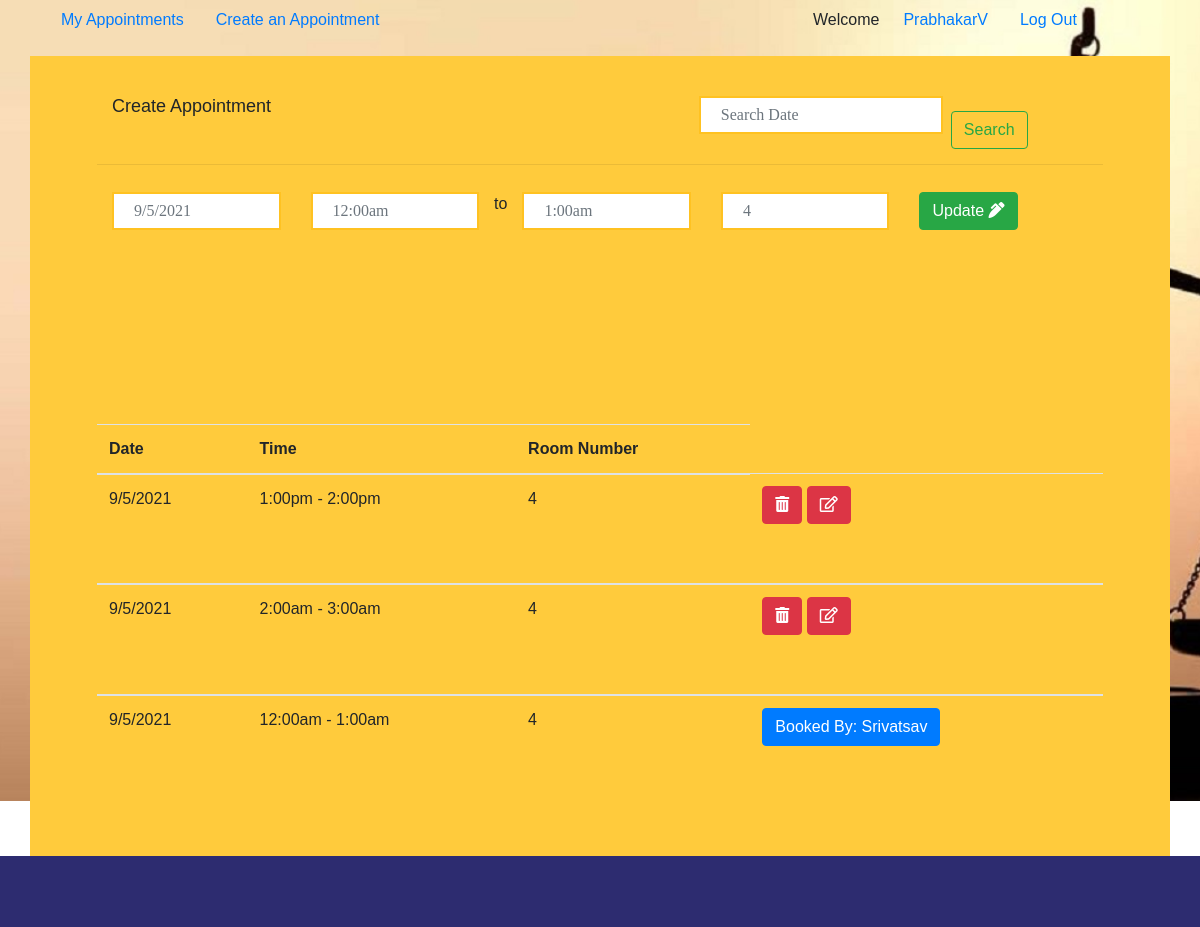
The app's page /teacher/create_appointment/update/42/ (signed in), older data.
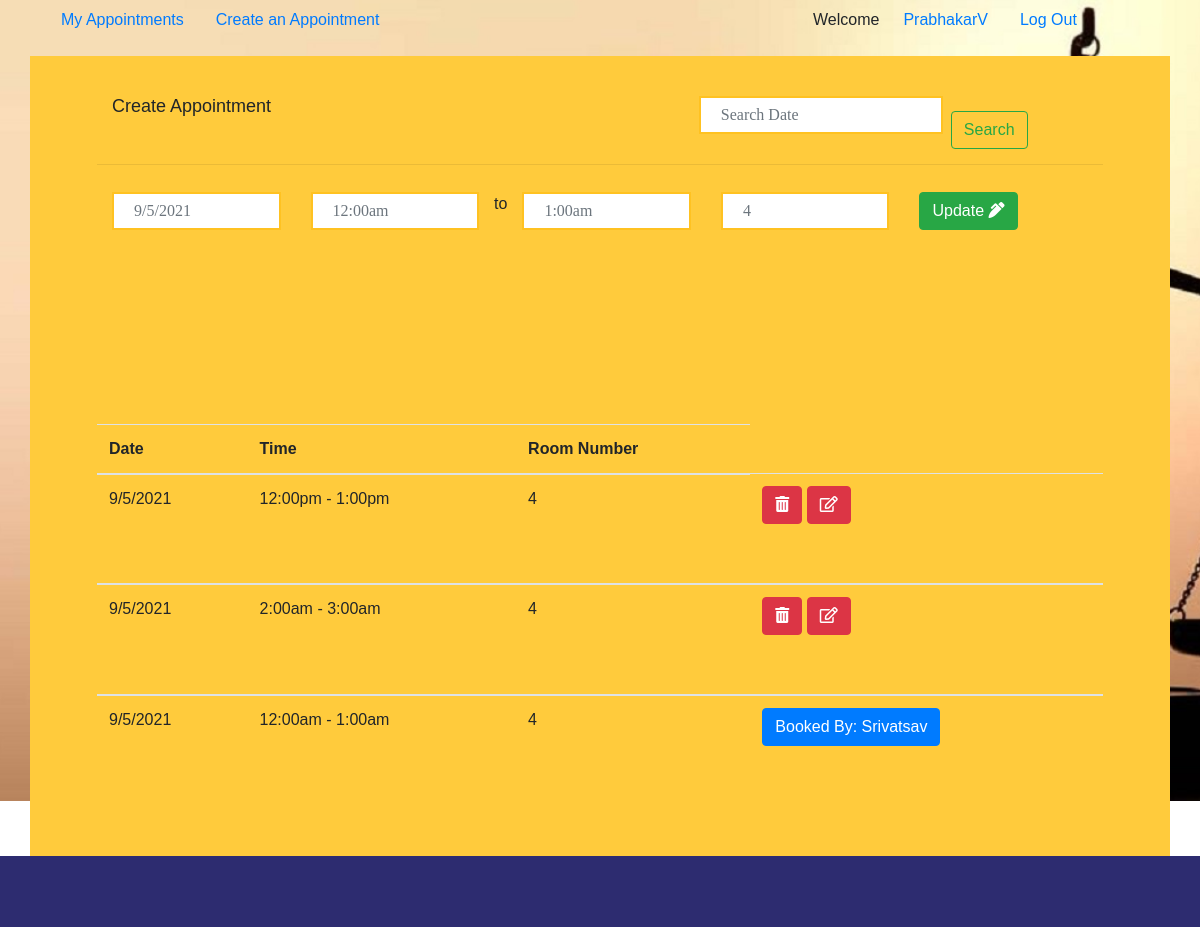
The same page, newer data.
### teacher/models.py (models this page shows, shortened)
class Appointment(models.Model):
	user=models.ForeignKey(settings.AUTH_USER_MODEL,blank=True, null=True,on_delete=models.DO_NOTHING)
	date=models.CharField(max_length=50)
	time_start=models.CharField(max_length=50)
	time_end=models.CharField(max_length=50)
	room_number=models.CharField(max_length=50)
	appointment_with=models.CharField(max_length=50,blank=True)
	update_time=models.DateField(auto_now=True, auto_now_add=False)
	frist_time=models.DateField(auto_now=False, auto_now_add=True)

### teacher/views.py (the view)
# urls.py: path('create_appointment/update/<int:id>/', teacher_appointment_update,name='attorney_appointment_update'),
def teacher_appointment_update(request,id):
	group_name=Group.objects.all().filter(user = request.user)# get logget user grouped name
	group_name=str(group_name[0]) # convert to string
	if "Teacher" == group_name:
		user_name=request.user.get_username()#Getting Username
		appointment_list = Appointment.objects.all().order_by("-id").filter(user=request.user)
		q=request.GET.get("q") #search start
		if q:
			appointment_list=appointment_list.filter(date__icontains=q)
		else:
			appointment_list = appointment_list #search end
		single_appointment=ingle_appointment= Appointment.objects.get(id=id)
		form = AppointmentForm(request.POST or None, instance=single_appointment)
		if form.is_valid():
			    saving=form.save(commit=False)
			    saving.user=request.user
			    saving.save()
			    messages.success(request, 'Post Created Sucessfully')
			    return redirect('http://127.0.0.1:8000/teacher/create_appointment/')
		appointments= {
		    "query": appointment_list,
		    "user_name":user_name,
		    "form":form,
		}
		return render(request, 'attorney_appointment_update.html', appointments )
	else:
		return redirect('http://127.0.0.1:8000/')

### teacher/forms.py
class AppointmentForm(forms.ModelForm):
	class Meta:
		model=Appointment
		fields=[
		    "date",
		    "time_start",
		    "time_end",
		    "room_number",
		    "appointment_with"
		]

### templates/attorney_appointment_update.html (shortened to what the changed rows need)
{% extends 'common_attorney.html' %}
{% block common_attorney %}
   <div class="customer">
           <div class="container">
          <div class="row min-height">
              <div class="col-sm-12">
                          <form method="POST" action="">{% csrf_token %}
                               <div class="row" id="datepairExample">
                                  <div class="col">
                                    <input type="text" class="form-control date start"  name="{{form.date.name}}" required id="id_{{form.date.name}}" placeholder="{{form.date.value}}">
                                  </div>
                                  <div class="col">
                                    <input type="text" class="form-control time start" name="{{form.time_start.name}}" required id="id_{{form.time_start.name}}" required placeholder="{{form.time_start.value}}">
                                  </div> to
                                  <div class="col">
                                    <input type="text" class="form-control time end" name="{{form.time_end.name}}" required id="id_{{form.time_end.name}}" required placeholder="{{form.time_end.value}}">
                                  </div>
                                </div>
                             </form>
                             <br>
      </div>
                             <table class="table">
                                       <thead>
                                        <tr>
                                          <th scope="col">Date</th>
                                          <th scope="col">Time</th>
                                          <th scope="col">Room Number</th>
                                        </tr>
                                      </thead>{% for appoint in query %}
                                      {% if appoint.appointment_with != '' %}
                                      <tbody>
                                        <tr>
                                          <td>{{appoint.date}}</td>
                                          <td>{{appoint.time_start}} - {{appoint.time_end}}</td>
                                          <td>{{appoint.room_number}}</td>
                                          <td><button title="Already booked, Not editable" type="button" class="btn btn-primary">Booked By: {{appoint.appointment_with}}</button></td>
                                        </tr>
                                      </tbody>{% endif %}
                                      {% if appoint.appointment_with == '' %}
                                      <tbody>
                                        <tr>
                                          <td>{{appoint.date}}</td>
                                          <td>{{appoint.time_start}} - {{appoint.time_end}}</td>
                                          <td>{{appoint.room_number}}</td>
                                          <td><a href='{% url "appointment_delete" id=appoint.id %}'><button type="submit" class="btn btn-danger"><i class="fas fa-trash-alt"></i></button></a> <a href='{% url "attorney_appointment_update" id=appoint.id %}'><button type="submit" class="btn btn-danger"><i class="far fa-edit"></i></button></a></td>
                                        </tr>
                                      </tbody>{% endif %}
                                      {% endfor %}
                              </table>
              </div>
          </div>
      </div>
{% endblock common_attorney %}

Row changes from the older to the newer data that the page shows:
removed Appointment: date "9/5/2021", time_start "1:00pm", time_end "2:00pm", room_number "4"
added Appointment: date "9/5/2021", time_start "12:00pm", time_end "1:00pm", room_number "4"
